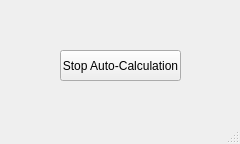
<?xml version="1.0" encoding="UTF-8"?>
<ui version="4.0">
 <class>MainWindow</class>
 <widget class="QMainWindow" name="MainWindow">
  <property name="geometry">
   <rect>
    <x>0</x>
    <y>0</y>
    <width>240</width>
    <height>144</height>
   </rect>
  </property>
  <property name="windowTitle">
   <string>MainWindow</string>
  </property>
  <widget class="QWidget" name="centralwidget">
   <widget class="QPushButton" name="stopAutoCal">
    <property name="geometry">
     <rect>
      <x>60</x>
      <y>50</y>
      <width>121</width>
      <height>31</height>
     </rect>
    </property>
    <property name="text">
     <string>Stop Auto-Calculation</string>
    </property>
   </widget>
  </widget>
  <widget class="QStatusBar" name="statusbar"/>
 </widget>
 <resources/>
 <connections/>
</ui>
